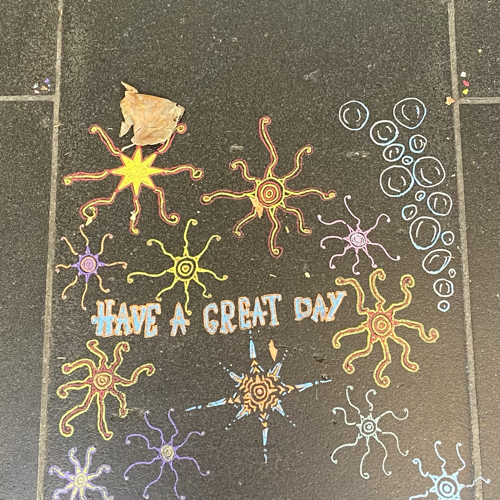
#> input picture data/input/bootcamp_homework_500x500.png, 500 x 500 px
$ python image_processor.py
#> lines starting #> are read from the running program, lines starting #| are printed output that depends on the picture
#!/usr/bin/env python3
"""
Image Processing Program for Beginners
=====================================

This program teaches you how to:
1. Load and work with images in Python
2. Apply different types of image effects (blur, mosaic)
3. Understand what happens to images when we process them
4. Use statistics to measure image changes
5. Save your processed images

What is an Image?
-----------------
An image is just a grid of numbers! Each number represents how bright a pixel is:
- 0 = completely black
- 255 = completely white
- Numbers in between = different shades of gray

What is a Histogram?
--------------------
A histogram shows how many pixels have each brightness level.
It's like counting how many dark pixels vs light pixels you have.

What is Statistical Testing?
---------------------------
Statistical tests help us answer: "Did our image processing actually change the image?"
We use math to measure if the changes are real or just random.

LLMs used: Claude Sonnet 4 (Anthropic)
Author: Qingke He
Date: 2025-08-22
"""

# ============================================================================
# STEP 1: IMPORT THE TOOLS WE NEED
# ============================================================================
# These are like "toolboxes" that give us special functions to work with images

import numpy as np          # For working with numbers and arrays (images are arrays!)
import matplotlib.pyplot as plt  # For creating graphs and showing images
from PIL import Image       # PIL = Python Imaging Library, for loading/saving images
from scipy import stats     # For doing statistical tests
from scipy.ndimage import gaussian_filter, convolve  # For making images blurry and convolution
from scipy.fft import fft2, ifft2, fftshift, ifftshift  # For fancy math (Fourier transform)
import os                   # For working with files and folders
import warnings             # For hiding scary warning messages
warnings.filterwarnings('ignore')  # Hide warnings to keep output clean

print("✓ All tools loaded successfully!")


class ImageProcessor:
    """
    This is our main class - think of it as a "machine" that processes images.

    A class is like a blueprint for creating objects that can do specific tasks.
    In our case, this ImageProcessor can load images, blur them, and analyze them.
    """

    def __init__(self, image_path):
        """
        This is called a "constructor" - it runs when we create a new ImageProcessor.

        Think of it like setting up a new machine:
        - We tell it where to find the image
        - We prepare empty storage spaces for our results

        Args:
            image_path (str): The file path to our image (like "folder/image.png")
        """
        self.image_path = image_path  # Remember where our image is

        # These are like empty boxes where we'll store our results later
        self.original_image = None    # Will store the original image
        self.processed_image = None   # Will store the image after we process it
        self.original_histogram = None  # Will store the original image's histogram
        self.processed_histogram = None # Will store the processed image's histogram

        print(f"✓ ImageProcessor created for: {image_path}")

    def load_and_check_image(self):
        """
        This function loads our image and makes sure it's the right type.

        It's like checking if a key fits a lock before trying to open it.

        Returns:
            bool: True if everything worked, False if there was a problem
        """
        try:
            print("🔍 Loading and checking image...")

            # Step 1: Open the image file
            # PIL.Image.open() is like opening a book - we can see what's inside
            image = Image.open(self.image_path)
#> image is the input picture: PIL image 500x500 RGB; mean R, G, B 129.1, 119.7, 99.2

            # Step 2: Check if it's a PNG file
            # Different file types work differently, so we want PNG
            if image.format != 'PNG':
                error_msg = f"❌ Wrong file type! We need PNG, but got {image.format}"
                print(error_msg)
                return False

            # Step 3: Check the size (dimensions)
            # We need exactly 500x500 pixels
            width, height = image.size
            if width != 500 or height != 500:
                error_msg = f"❌ Wrong size! We need 500x500, but got {width}x{height}"
                print(error_msg)
                return False

            # Step 4: Convert to black and white (greyscale)
            # Color images have 3 channels (Red, Green, Blue)
            # Greyscale images have 1 channel (just brightness)
            if image.mode != 'L':  # 'L' means greyscale
                print(f"  🔄 Converting {image.mode} image to greyscale...")
#> (printed output is left out)
                image = image.convert('L')
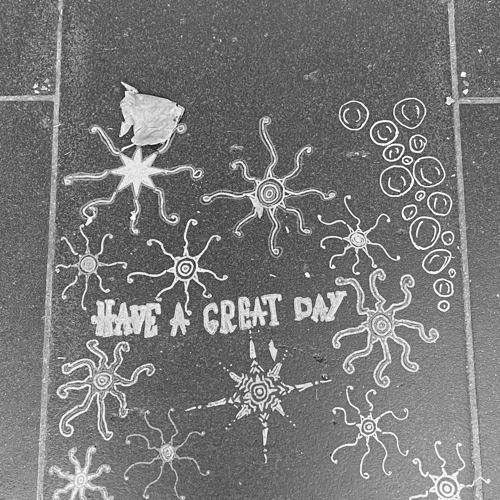
#> image: PIL image 500x500 L; min 14, max 255, mean 120.2

            # Step 5: Convert to numpy array
            # PIL images are like pictures in a frame
            # Numpy arrays are like spreadsheets of numbers
            # We need numbers to do math on the image
            self.original_image = np.array(image)

            # Step 6: Check the data type
            # uint8 means "unsigned 8-bit integer"
            # This means each pixel can be 0-255 (256 different brightness levels)
            if self.original_image.dtype != np.uint8:
                error_msg = f"❌ Wrong data type! We need 8-bit, but got {self.original_image.dtype}"
                print(error_msg)
                return False

            # If we get here, everything worked!
            print(f"✅ Image loaded successfully!")
            print(f"   📏 Size: {width}x{height} pixels")
#|    📏 Size: 500x500 pixels
            print(f"   🎨 Type: 8-bit greyscale")
            print(f"   📊 Data range: {self.original_image.min()} to {self.original_image.max()}")
#|    📊 Data range: 14 to 255
            return True

        except Exception as e:
            # If anything goes wrong, this catches the error and shows a friendly message
            print(f"❌ Error loading image: {e}")
            return False

    def apply_image_effect(self, effect_type='gaussian', **options):
        """
        This function applies different effects to our image.

        Think of it like applying filters in a photo app:
        - Original photo → Apply effect → New photo

        Args:
            effect_type (str): What kind of effect we want
            **options: Extra settings for the effect (like how strong it should be)
        """
#> called with effect_type = 'gaussian'
        # First, make sure we have an image to work with
        if self.original_image is None:
            print("❌ No image loaded! Call load_and_check_image() first.")
            return

        print(f"🎨 Applying {effect_type} effect...")

        if effect_type == 'gaussian':
            # Gaussian blur is like looking through frosted glass
            # It makes everything smoothly blurry
            blur_strength = options.get('sigma', 2.0)  # Default blur strength
            self.processed_image = gaussian_filter(self.original_image, sigma=blur_strength)
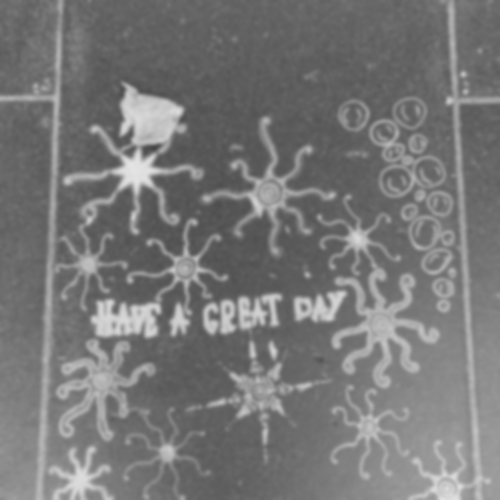
#> self.processed_image: shape (500, 500); min 67, max 228, mean 119.2
            print(f"  ✅ Applied Gaussian blur (strength: {blur_strength})")

        elif effect_type == 'fourier':
            # Fourier transform is fancy math that works in "frequency space"
            # High frequencies = fine details (like edges)
            # Low frequencies = big shapes (like backgrounds)
            # We remove high frequencies to blur the image
            cutoff = options.get('cutoff_freq', 0.1)  # How much detail to remove
            self.processed_image = self._apply_fourier_filter(cutoff)
            print(f"  ✅ Applied Fourier filter (removed {cutoff*100}% of details)")

        elif effect_type == 'average':
            # Average filter is like smearing paint with your finger
            # Each pixel becomes the average of itself and its neighbors
            kernel_size = options.get('kernel_size', 5)  # How many neighbors to average
            self.processed_image = self._apply_average_filter(kernel_size)
            print(f"  ✅ Applied average filter (averaging {kernel_size}x{kernel_size} pixels)")

        elif effect_type == 'mosaic':
            # Mosaic effect is like looking through a window with many small panes
            # Each pane shows the average color of that area
            tile_size = options.get('tile_size', 20)  # Size of each "pane"
            self.processed_image = self._apply_mosaic_effect(tile_size)
            print(f"  ✅ Applied mosaic effect (tile size: {tile_size}x{tile_size})")

        else:
            print(f"❌ Unknown effect type: {effect_type}")
            print("   Available effects: gaussian, fourier, average, mosaic")
            return

    def _apply_fourier_filter(self, cutoff_freq):
        """
        This is a helper function that does the Fourier transform math.

        Don't worry if you don't understand the math - just know that:
        1. We convert the image to "frequency space"
        2. We remove the high frequencies (details)
        3. We convert it back to normal image space

        Args:
            cutoff_freq (float): How much detail to remove (0.0 to 1.0)

        Returns:
            numpy.ndarray: The blurred image
        """
        # Get image dimensions
        rows, cols = self.original_image.shape

        # Step 1: Convert to frequency space using FFT (Fast Fourier Transform)
        # This is like translating the image into a different language
        f_transform = fft2(self.original_image)

        # Step 2: Shift the frequencies so low frequencies are in the center
        f_shift = fftshift(f_transform)

        # Step 3: Find the center of the image
        center_row, center_col = rows // 2, cols // 2

        # Step 4: Create a circular mask
        # This mask keeps low frequencies (center) and removes high frequencies (edges)
        y, x = np.ogrid[:rows, :cols]
        # Calculate distance from center for each pixel
        distance_from_center = (x - center_col)**2 + (y - center_row)**2
        # Create mask: True for pixels we keep, False for pixels we remove
        mask = distance_from_center <= (cutoff_freq * min(rows, cols))**2

        # Step 5: Apply the mask (remove high frequencies)
        f_shift_filtered = f_shift * mask

        # Step 6: Convert back to normal image space
        f_ishift = ifftshift(f_shift_filtered)
        img_back = ifft2(f_ishift)

        # Step 7: Convert to real numbers and proper format
        return np.abs(img_back).astype(np.uint8)

    def _apply_average_filter(self, kernel_size):
        """
        This function applies a simple averaging filter.

        Think of it like this:
        1. Look at a pixel and its neighbors
        2. Calculate the average brightness of all of them
        3. Make the center pixel that average brightness
        4. Repeat for every pixel

        Args:
            kernel_size (int): How many neighbors to include (must be odd number)

        Returns:
            numpy.ndarray: The blurred image
        """
        # Create a "kernel" - this is like a template that slides over the image
        # The kernel is a square of 1's, divided by the total number of pixels
        # This makes the average calculation work
        kernel = np.ones((kernel_size, kernel_size)) / (kernel_size * kernel_size)

        # Apply the kernel to the image using convolution
        # Convolution is like sliding the kernel over every pixel
        return convolve(self.original_image, kernel, mode='reflect')

    def _apply_mosaic_effect(self, tile_size):
        """
        This function creates a mosaic effect by dividing the image into tiles.

        How it works:
        1. Divide the image into squares (tiles)
        2. For each tile, calculate the average color
        3. Make every pixel in that tile the same average color

        Args:
            tile_size (int): Size of each tile in pixels

        Returns:
            numpy.ndarray: The mosaic image
        """
        # Get image dimensions
        height, width = self.original_image.shape

        # Create a copy of the original image to work with
        mosaic_image = np.copy(self.original_image)

        # Step through the image tile by tile
        # range(0, height, tile_size) means: start at 0, go to height, step by tile_size
        for y in range(0, height, tile_size):
            for x in range(0, width, tile_size):

                # Calculate the boundaries of this tile
                # Make sure we don't go past the edge of the image
                y_end = min(y + tile_size, height)
                x_end = min(x + tile_size, width)

                # Extract this tile from the image
                tile = self.original_image[y:y_end, x:x_end]

                # Calculate the average brightness of all pixels in this tile
                tile_average = np.mean(tile)

                # Set every pixel in this tile to the average value
                mosaic_image[y:y_end, x:x_end] = tile_average

        # Convert back to the right data type
        return mosaic_image.astype(np.uint8)

    def create_histograms(self):
        """
        This function creates histograms to show how the image processing changed the pixel distribution.

        A histogram is like a bar chart showing:
        - X-axis: Brightness levels (0 = black, 255 = white)
        - Y-axis: How many pixels have each brightness level

        This helps us see if our processing made the image darker, lighter, or changed the contrast.
        """
        # Make sure we have both images to compare
        if self.original_image is None or self.processed_image is None:
            print("❌ Need both original and processed images!")
            return

        print("📊 Creating histograms...")

        # Calculate histograms for both images
        # np.histogram counts how many pixels fall into each brightness bin
        # bins=256 means we have 256 different brightness levels (0-255)
        # range=[0, 256] means we're looking at brightness values from 0 to 255
        self.original_histogram, bins = np.histogram(self.original_image.flatten(), bins=256, range=[0, 256])
#> self.original_histogram = 256 values, max 4465 at index 96, min 0 at index 0, mean 976.6; bins = 257 values from 0 to 256
        self.processed_histogram, _ = np.histogram(self.processed_image.flatten(), bins=256, range=[0, 256])
#> self.processed_histogram = 256 values, max 7359 at index 99, min 0 at index 0, mean 976.6
#> (the rest of the program and of its run is left out)
